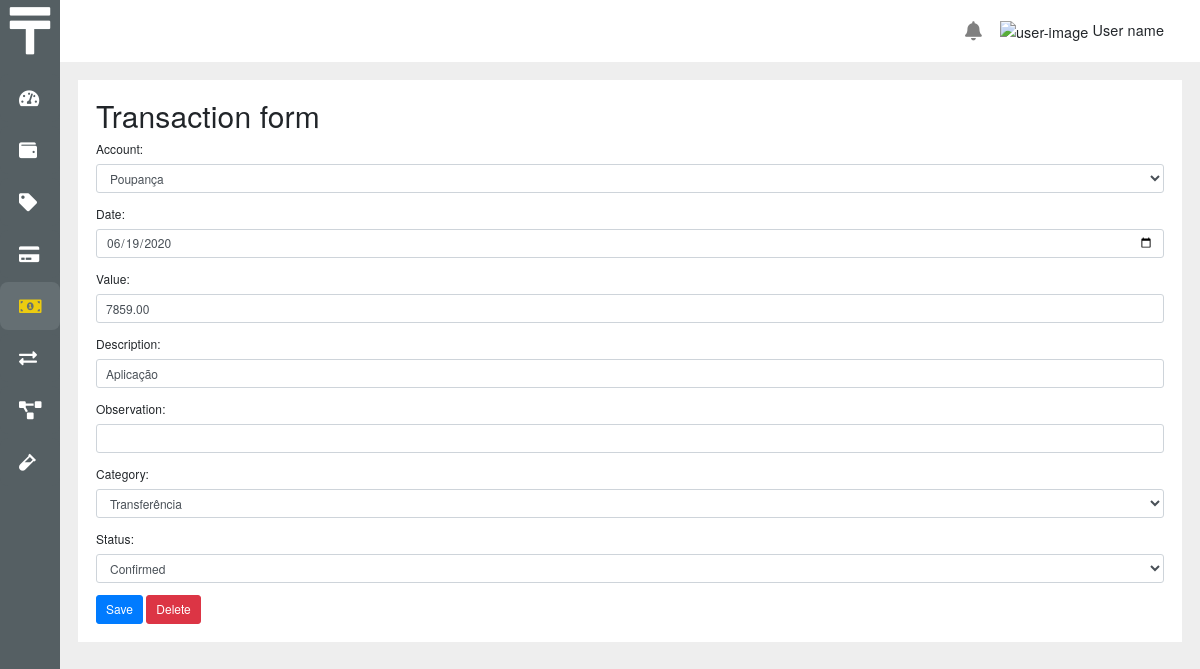
Screenshot of /transactions/2724 with the database file from the repository.
### core/models.py (models this page shows, shortened)
class Transaction(BaseModel):
    value = models.DecimalField(max_digits=15, decimal_places=2, default=0.0)
    date = models.DateField()
    description = models.CharField(max_length=100, null=True, blank=True)
    account = models.ForeignKey(
        Account, on_delete=models.CASCADE, related_name='transactions')
    category = models.ForeignKey(Category, on_delete=models.PROTECT)
    observation = models.CharField(max_length=200, null=True, blank=True)
    status = models.IntegerField(
        choices=StatusTransactionChoices.choices, default=StatusTransactionChoices.CONFIRMED)
    programed_transaction = models.ForeignKey(
        "ProgramedTransaction", on_delete=models.CASCADE, related_name='transactions', null=True, blank=True)

### core/views.py (the view)
# urls.py: path('transactions/<int:pk>', views.transaction_form, name='transaction_form'),
def transaction_form(request, pk):
    transaction = get_object_or_404(Transaction, pk=pk)
    if request.method == 'POST':
        next = request.GET.get('next', 'transaction_list')
        form = TransactionForm(request.POST, instance=transaction)
        if form.is_valid():
            form.save()
            return redirect(next)
    else:
        form = TransactionForm(instance=transaction)
    param_ajax = request.GET.get('ajax')
    param_next = request.GET.get('next', 'transaction_list')
    url_post = reverse('transaction_form', args=[pk]) + f'?next={param_next}'
    url_delete = reverse('transaction_delete', args=[
                         pk]) + f'?next={param_next}'
    return render(request, 'transaction/transaction_form.html', {'form': form, 'url_post': url_post, 'url_delete': url_delete, 'ajax': param_ajax})

### core/forms.py
class TransactionForm(ModelForm):
    date = DateField()
    class Meta:
        model = Transaction
        fields = ['account', 'date', 'value', 'description',
                  'observation', 'category', 'status']

### core/models.py (called while the page is built)
    def __str__(self):
        return self.description

    def __str__(self):
        return self.description

### core/templatetags/tags.py (called while the page is built)
@register.filter('startswith')
def startswith(text, starts):
    if isinstance(text, str):
        return text.startswith(starts)
    return False

### core/templates/transaction/transaction_form.html (shortened to what this page needs)
{% extends ajax|yesno:'base_ajax.html,base.html' %}
{% load static %}
{% block main %}
<div {% if not ajax %}class="container-fluid bg-white p-4" {% endif %}>
  <h1>Transaction form</h1>
  <form method="post" action="{{ url_post }}">
    {% include 'includes/bootstrap_form.html' with form=form %}
    <button type="submit" class="btn btn-primary">Save</button>
    <button type="button" class="btn btn-danger" data-toggle="modal" data-target="#modalDelete">Delete</button>
  </form>
</div>
{% endblock main %}

### core/templates/includes/bootstrap_form.html (shortened to what this page needs)
{% load widget_tweaks %}
{% for field in form.visible_fields %}
  <div class="form-group">
    {{ field.label_tag }}
    {% if form.is_bound %}
      {% if field.errors %}
        {% render_field field class="form-control is-invalid" %}
        {% for error in field.errors %}
          <div class="invalid-feedback">
            {{ error }}
          </div>
        {% endfor %}
      {% else %}
        {% render_field field class="form-control is-valid" %}
      {% endif %}
    {% else %}
      {% render_field field class="form-control" %}
    {% endif %}
  </div>
{% endfor %}

### rows the page displays
Transaction: account "Poupança" "06/19/2020" "7859.00" "Aplicação" "Transferência" "Confirmed"

### other values shown
{{ field.label_tag }} "Account:" "Date:" "Value:" "Description:" "Observation:" "Category:" "Status:"
